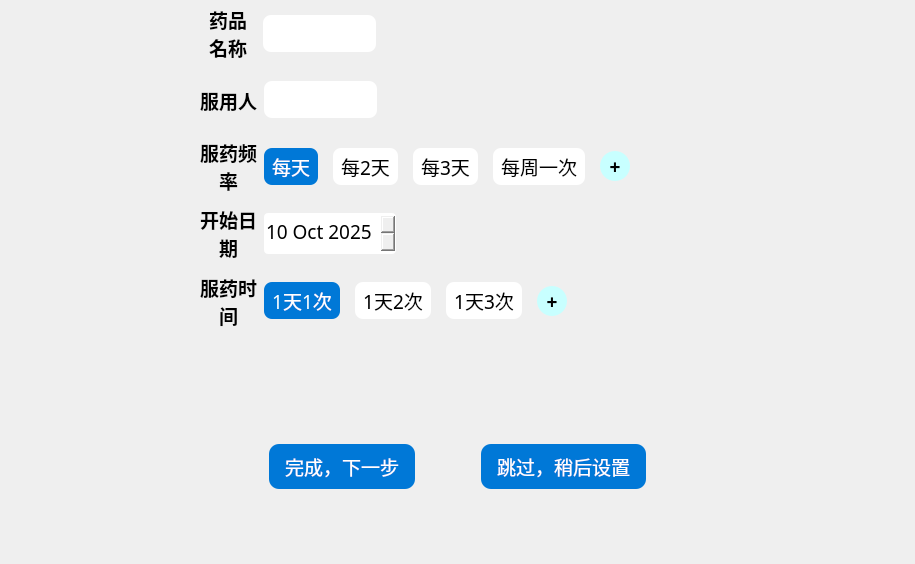
<?xml version="1.0" encoding="UTF-8"?>
<ui version="4.0">
 <class>store_page3</class>
 <widget class="QWidget" name="store_page3">
  <property name="geometry">
   <rect>
    <x>0</x>
    <y>0</y>
    <width>915</width>
    <height>564</height>
   </rect>
  </property>
  <property name="windowTitle">
   <string>Form</string>
  </property>
  <layout class="QVBoxLayout" name="verticalLayout" stretch="2,2,2,2,2,3,2">
   <property name="spacing">
    <number>0</number>
   </property>
   <property name="leftMargin">
    <number>200</number>
   </property>
   <property name="topMargin">
    <number>0</number>
   </property>
   <property name="rightMargin">
    <number>200</number>
   </property>
   <property name="bottomMargin">
    <number>50</number>
   </property>
   <item>
    <widget class="QWidget" name="widget_10" native="true">
     <layout class="QHBoxLayout" name="horizontalLayout_6" stretch="1,2,6">
      <property name="spacing">
       <number>7</number>
      </property>
      <property name="leftMargin">
       <number>0</number>
      </property>
      <property name="topMargin">
       <number>0</number>
      </property>
      <property name="rightMargin">
       <number>0</number>
      </property>
      <property name="bottomMargin">
       <number>0</number>
      </property>
      <item>
       <widget class="QLabel" name="label_6">
        <property name="font">
         <font>
          <family>微软雅黑</family>
          <pointsize>14</pointsize>
          <bold>true</bold>
         </font>
        </property>
        <property name="text">
         <string>药品名称</string>
        </property>
        <property name="alignment">
         <set>Qt::AlignCenter</set>
        </property>
        <property name="wordWrap">
         <bool>true</bool>
        </property>
       </widget>
      </item>
      <item>
       <widget class="QLineEdit" name="lineEdit_2">
        <property name="font">
         <font>
          <family>微软雅黑</family>
          <pointsize>12</pointsize>
         </font>
        </property>
        <property name="styleSheet">
         <string notr="true">padding: 4px,8px;
border-radius: 8px;

</string>
        </property>
       </widget>
      </item>
      <item>
       <spacer name="horizontalSpacer_9">
        <property name="orientation">
         <enum>Qt::Horizontal</enum>
        </property>
        <property name="sizeHint" stdset="0">
         <size>
          <width>40</width>
          <height>20</height>
         </size>
        </property>
       </spacer>
      </item>
     </layout>
    </widget>
   </item>
   <item>
    <widget class="QWidget" name="widget" native="true">
     <property name="font">
      <font>
       <pointsize>11</pointsize>
      </font>
     </property>
     <layout class="QHBoxLayout" name="horizontalLayout_2" stretch="1,2,6">
      <property name="spacing">
       <number>7</number>
      </property>
      <property name="leftMargin">
       <number>0</number>
      </property>
      <property name="topMargin">
       <number>0</number>
      </property>
      <property name="rightMargin">
       <number>0</number>
      </property>
      <property name="bottomMargin">
       <number>0</number>
      </property>
      <item>
       <widget class="QLabel" name="label">
        <property name="sizePolicy">
         <sizepolicy hsizetype="Preferred" vsizetype="Preferred">
          <horstretch>0</horstretch>
          <verstretch>0</verstretch>
         </sizepolicy>
        </property>
        <property name="font">
         <font>
          <family>微软雅黑</family>
          <pointsize>14</pointsize>
          <bold>true</bold>
         </font>
        </property>
        <property name="text">
         <string>服用人</string>
        </property>
        <property name="alignment">
         <set>Qt::AlignCenter</set>
        </property>
       </widget>
      </item>
      <item>
       <widget class="QLineEdit" name="lineEdit">
        <property name="sizePolicy">
         <sizepolicy hsizetype="Preferred" vsizetype="Fixed">
          <horstretch>0</horstretch>
          <verstretch>0</verstretch>
         </sizepolicy>
        </property>
        <property name="font">
         <font>
          <family>微软雅黑</family>
          <pointsize>12</pointsize>
         </font>
        </property>
        <property name="styleSheet">
         <string notr="true">padding: 4px,8px;
border-radius: 8px;

</string>
        </property>
       </widget>
      </item>
      <item>
       <spacer name="horizontalSpacer">
        <property name="orientation">
         <enum>Qt::Horizontal</enum>
        </property>
        <property name="sizeHint" stdset="0">
         <size>
          <width>40</width>
          <height>20</height>
         </size>
        </property>
       </spacer>
      </item>
     </layout>
    </widget>
   </item>
   <item>
    <widget class="QWidget" name="widget_2" native="true">
     <layout class="QHBoxLayout" name="horizontalLayout" stretch="1,8">
      <property name="spacing">
       <number>0</number>
      </property>
      <property name="leftMargin">
       <number>0</number>
      </property>
      <property name="topMargin">
       <number>0</number>
      </property>
      <property name="rightMargin">
       <number>0</number>
      </property>
      <property name="bottomMargin">
       <number>0</number>
      </property>
      <item>
       <widget class="QLabel" name="label_2">
        <property name="font">
         <font>
          <family>微软雅黑</family>
          <pointsize>14</pointsize>
          <bold>true</bold>
         </font>
        </property>
        <property name="text">
         <string>服药频率</string>
        </property>
        <property name="alignment">
         <set>Qt::AlignCenter</set>
        </property>
        <property name="wordWrap">
         <bool>true</bool>
        </property>
       </widget>
      </item>
      <item>
       <widget class="QWidget" name="widget_7" native="true">
        <property name="font">
         <font>
          <family>微软雅黑</family>
          <pointsize>14</pointsize>
         </font>
        </property>
        <layout class="QHBoxLayout" name="hlayout_fre" stretch="1,1,1,1,0,5">
         <property name="spacing">
          <number>15</number>
         </property>
         <property name="leftMargin">
          <number>7</number>
         </property>
         <property name="topMargin">
          <number>0</number>
         </property>
         <property name="rightMargin">
          <number>0</number>
         </property>
         <property name="bottomMargin">
          <number>0</number>
         </property>
         <item>
          <widget class="QPushButton" name="everyday">
           <property name="sizePolicy">
            <sizepolicy hsizetype="Preferred" vsizetype="Fixed">
             <horstretch>0</horstretch>
             <verstretch>0</verstretch>
            </sizepolicy>
           </property>
           <property name="font">
            <font>
             <family>微软雅黑</family>
             <pointsize>14</pointsize>
            </font>
           </property>
           <property name="styleSheet">
            <string notr="true">QPushButton{    
	background-color: rgb(255, 255, 255);
	padding-top: 4px;
    padding-right: 8px;
    padding-bottom: 4px;
    padding-left: 8px;
border-radius: 8px;
}

QPushButton:checked{
	background-color: #0078d7;
    color: white;
	padding-top: 4px;
    padding-right: 8px;
    padding-bottom: 4px;
    padding-left: 8px;
border-radius: 8px;
}</string>
           </property>
           <property name="text">
            <string>每天</string>
           </property>
           <property name="checkable">
            <bool>true</bool>
           </property>
           <property name="checked">
            <bool>true</bool>
           </property>
           <property name="default">
            <bool>false</bool>
           </property>
           <attribute name="buttonGroup">
            <string notr="true">button_fre</string>
           </attribute>
          </widget>
         </item>
         <item>
          <widget class="QPushButton" name="two_day">
           <property name="sizePolicy">
            <sizepolicy hsizetype="Preferred" vsizetype="Fixed">
             <horstretch>0</horstretch>
             <verstretch>0</verstretch>
            </sizepolicy>
           </property>
           <property name="font">
            <font>
             <family>微软雅黑</family>
             <pointsize>14</pointsize>
            </font>
           </property>
           <property name="styleSheet">
            <string notr="true">QPushButton{    
	background-color: rgb(255, 255, 255);
	padding-top: 4px;
    padding-right: 8px;
    padding-bottom: 4px;
    padding-left: 8px;
border-radius: 8px;
}

QPushButton:checked{
	background-color: #0078d7;
    color: white;
	padding-top: 4px;
    padding-right: 8px;
    padding-bottom: 4px;
    padding-left: 8px;
border-radius: 8px;
}</string>
           </property>
           <property name="text">
            <string>每2天</string>
           </property>
           <property name="checkable">
            <bool>true</bool>
           </property>
           <attribute name="buttonGroup">
            <string notr="true">button_fre</string>
           </attribute>
          </widget>
         </item>
         <item>
          <widget class="QPushButton" name="three_day">
           <property name="sizePolicy">
            <sizepolicy hsizetype="Preferred" vsizetype="Fixed">
             <horstretch>0</horstretch>
             <verstretch>0</verstretch>
            </sizepolicy>
           </property>
           <property name="font">
            <font>
             <family>微软雅黑</family>
             <pointsize>14</pointsize>
            </font>
           </property>
           <property name="styleSheet">
            <string notr="true">QPushButton{    
	background-color: rgb(255, 255, 255);
	padding-top: 4px;
    padding-right: 8px;
    padding-bottom: 4px;
    padding-left: 8px;
border-radius: 8px;
}

QPushButton:checked{
	background-color: #0078d7;
    color: white;
	padding-top: 4px;
    padding-right: 8px;
    padding-bottom: 4px;
    padding-left: 8px;
border-radius: 8px;
}</string>
           </property>
           <property name="text">
            <string>每3天</string>
           </property>
           <property name="checkable">
            <bool>true</bool>
           </property>
           <attribute name="buttonGroup">
            <string notr="true">button_fre</string>
           </attribute>
          </widget>
         </item>
         <item>
          <widget class="QPushButton" name="everyweek">
           <property name="sizePolicy">
            <sizepolicy hsizetype="Preferred" vsizetype="Fixed">
             <horstretch>0</horstretch>
             <verstretch>0</verstretch>
            </sizepolicy>
           </property>
           <property name="font">
            <font>
             <family>微软雅黑</family>
             <pointsize>14</pointsize>
            </font>
           </property>
           <property name="styleSheet">
            <string notr="true">QPushButton{    
	background-color: rgb(255, 255, 255);
	padding-top: 4px;
    padding-right: 8px;
    padding-bottom: 4px;
    padding-left: 8px;
border-radius: 8px;
}

QPushButton:checked{
	background-color: #0078d7;
    color: white;
	padding-top: 4px;
    padding-right: 8px;
    padding-bottom: 4px;
    padding-left: 8px;
border-radius: 8px;
}</string>
           </property>
           <property name="text">
            <string>每周一次</string>
           </property>
           <property name="checkable">
            <bool>true</bool>
           </property>
           <attribute name="buttonGroup">
            <string notr="true">button_fre</string>
           </attribute>
          </widget>
         </item>
         <item>
          <widget class="QToolButton" name="more_freopt">
           <property name="minimumSize">
            <size>
             <width>30</width>
             <height>30</height>
            </size>
           </property>
           <property name="maximumSize">
            <size>
             <width>30</width>
             <height>30</height>
            </size>
           </property>
           <property name="font">
            <font>
             <family>微软雅黑</family>
             <pointsize>14</pointsize>
             <bold>true</bold>
             <kerning>false</kerning>
            </font>
           </property>
           <property name="styleSheet">
            <string notr="true">min-width:     30px;     
min-height:    30px;     
max-width:     30px;    
max-height:    30px;    
border-radius: 15px;      
background-color: rgb(200, 255, 255);

</string>
           </property>
           <property name="text">
            <string>+</string>
           </property>
          </widget>
         </item>
         <item>
          <spacer name="horizontalSpacer_3">
           <property name="orientation">
            <enum>Qt::Horizontal</enum>
           </property>
           <property name="sizeHint" stdset="0">
            <size>
             <width>40</width>
             <height>20</height>
            </size>
           </property>
          </spacer>
         </item>
        </layout>
       </widget>
      </item>
     </layout>
    </widget>
   </item>
   <item>
    <widget class="QWidget" name="widget_3" native="true">
     <layout class="QHBoxLayout" name="horizontalLayout_3" stretch="1,8">
      <property name="spacing">
       <number>0</number>
      </property>
      <property name="leftMargin">
       <number>0</number>
      </property>
      <property name="topMargin">
       <number>0</number>
      </property>
      <property name="rightMargin">
       <number>0</number>
      </property>
      <property name="bottomMargin">
       <number>0</number>
      </property>
      <item>
       <widget class="QLabel" name="label_3">
        <property name="font">
         <font>
          <family>微软雅黑</family>
          <pointsize>14</pointsize>
          <bold>true</bold>
         </font>
        </property>
        <property name="text">
         <string>开始日期</string>
        </property>
        <property name="alignment">
         <set>Qt::AlignCenter</set>
        </property>
        <property name="wordWrap">
         <bool>true</bool>
        </property>
       </widget>
      </item>
      <item>
       <widget class="QWidget" name="widget_9" native="true">
        <layout class="QHBoxLayout" name="horizontalLayout_10" stretch="1,5">
         <property name="spacing">
          <number>0</number>
         </property>
         <property name="leftMargin">
          <number>7</number>
         </property>
         <property name="topMargin">
          <number>0</number>
         </property>
         <property name="rightMargin">
          <number>0</number>
         </property>
         <property name="bottomMargin">
          <number>0</number>
         </property>
         <item>
          <widget class="QDateEdit" name="dateEdit">
           <property name="sizePolicy">
            <sizepolicy hsizetype="Preferred" vsizetype="Fixed">
             <horstretch>0</horstretch>
             <verstretch>0</verstretch>
            </sizepolicy>
           </property>
           <property name="font">
            <font>
             <family>微软雅黑</family>
             <pointsize>14</pointsize>
            </font>
           </property>
           <property name="styleSheet">
            <string notr="true">QDateEdit{
border-radius: 4px;
padding: 4px,8px;
}
QCalendarWidget QToolButton {
    height: 30px;
    color: black; /* 月份年份黑色 */
    border-radius: 3px;
    margin: 2px;
}
</string>
           </property>
           <property name="date">
            <date>
             <year>2025</year>
             <month>10</month>
             <day>10</day>
            </date>
           </property>
          </widget>
         </item>
         <item>
          <spacer name="horizontalSpacer_2">
           <property name="orientation">
            <enum>Qt::Horizontal</enum>
           </property>
           <property name="sizeHint" stdset="0">
            <size>
             <width>419</width>
             <height>20</height>
            </size>
           </property>
          </spacer>
         </item>
        </layout>
       </widget>
      </item>
     </layout>
    </widget>
   </item>
   <item>
    <widget class="QWidget" name="widget_4" native="true">
     <layout class="QHBoxLayout" name="horizontalLayout_4" stretch="1,8">
      <property name="spacing">
       <number>0</number>
      </property>
      <property name="leftMargin">
       <number>0</number>
      </property>
      <property name="topMargin">
       <number>0</number>
      </property>
      <property name="rightMargin">
       <number>0</number>
      </property>
      <property name="bottomMargin">
       <number>0</number>
      </property>
      <item>
       <widget class="QLabel" name="label_4">
        <property name="font">
         <font>
          <family>微软雅黑</family>
          <pointsize>14</pointsize>
          <bold>true</bold>
         </font>
        </property>
        <property name="text">
         <string>服药时间</string>
        </property>
        <property name="alignment">
         <set>Qt::AlignCenter</set>
        </property>
        <property name="wordWrap">
         <bool>true</bool>
        </property>
       </widget>
      </item>
      <item>
       <widget class="QScrollArea" name="scrollArea_2">
        <property name="styleSheet">
         <string notr="true">QScrollArea#scrollArea_2{
	background: transparent;
	border: none;
}</string>
        </property>
        <property name="verticalScrollBarPolicy">
         <enum>Qt::ScrollBarAlwaysOff</enum>
        </property>
        <property name="widgetResizable">
         <bool>true</bool>
        </property>
        <widget class="QWidget" name="widget_8">
         <property name="geometry">
          <rect>
           <x>0</x>
           <y>0</y>
           <width>458</width>
           <height>69</height>
          </rect>
         </property>
         <property name="styleSheet">
          <string notr="true">#widget_8
{
	background: transparent;
}</string>
         </property>
         <layout class="QHBoxLayout" name="layout_eat_count">
          <property name="spacing">
           <number>15</number>
          </property>
          <property name="leftMargin">
           <number>7</number>
          </property>
          <item>
           <widget class="QPushButton" name="once_a_day">
            <property name="sizePolicy">
             <sizepolicy hsizetype="Preferred" vsizetype="Fixed">
              <horstretch>0</horstretch>
              <verstretch>0</verstretch>
             </sizepolicy>
            </property>
            <property name="font">
             <font>
              <family>微软雅黑</family>
              <pointsize>14</pointsize>
             </font>
            </property>
            <property name="styleSheet">
             <string notr="true">QPushButton{    
	background-color: rgb(255, 255, 255);
	padding-top: 4px;
    padding-right: 8px;
    padding-bottom: 4px;
    padding-left: 8px;
border-radius: 8px;
}

QPushButton:checked{
	background-color: #0078d7;
    color: white;
	padding-top: 4px;
    padding-right: 8px;
    padding-bottom: 4px;
    padding-left: 8px;
border-radius: 8px;
}</string>
            </property>
            <property name="text">
             <string>1天1次</string>
            </property>
            <property name="checkable">
             <bool>true</bool>
            </property>
            <property name="checked">
             <bool>true</bool>
            </property>
            <property name="default">
             <bool>false</bool>
            </property>
            <attribute name="buttonGroup">
             <string notr="true">button</string>
            </attribute>
           </widget>
          </item>
          <item>
           <widget class="QPushButton" name="twice_a_day">
            <property name="sizePolicy">
             <sizepolicy hsizetype="Preferred" vsizetype="Fixed">
              <horstretch>0</horstretch>
              <verstretch>0</verstretch>
             </sizepolicy>
            </property>
            <property name="font">
             <font>
              <family>微软雅黑</family>
              <pointsize>14</pointsize>
             </font>
            </property>
            <property name="styleSheet">
             <string notr="true">QPushButton{    
	background-color: rgb(255, 255, 255);
	padding-top: 4px;
    padding-right: 8px;
    padding-bottom: 4px;
    padding-left: 8px;
border-radius: 8px;
}

QPushButton:checked{
	background-color: #0078d7;
    color: white;
	padding-top: 4px;
    padding-right: 8px;
    padding-bottom: 4px;
    padding-left: 8px;
border-radius: 8px;
}</string>
            </property>
            <property name="text">
             <string>1天2次</string>
            </property>
            <property name="checkable">
             <bool>true</bool>
            </property>
            <property name="checked">
             <bool>false</bool>
            </property>
            <property name="default">
             <bool>false</bool>
            </property>
            <attribute name="buttonGroup">
             <string notr="true">button</string>
            </attribute>
           </widget>
          </item>
          <item>
           <widget class="QPushButton" name="three_times">
            <property name="sizePolicy">
             <sizepolicy hsizetype="Preferred" vsizetype="Fixed">
              <horstretch>0</horstretch>
              <verstretch>0</verstretch>
             </sizepolicy>
            </property>
            <property name="font">
             <font>
              <family>微软雅黑</family>
              <pointsize>14</pointsize>
             </font>
            </property>
            <property name="styleSheet">
             <string notr="true">QPushButton{    
	background-color: rgb(255, 255, 255);
	padding-top: 4px;
    padding-right: 8px;
    padding-bottom: 4px;
    padding-left: 8px;
border-radius: 8px;
}

QPushButton:checked{
	background-color: #0078d7;
    color: white;
	padding-top: 4px;
    padding-right: 8px;
    padding-bottom: 4px;
    padding-left: 8px;
border-radius: 8px;
}</string>
            </property>
            <property name="text">
             <string>1天3次</string>
            </property>
            <property name="checkable">
             <bool>true</bool>
            </property>
            <property name="checked">
             <bool>false</bool>
            </property>
            <property name="default">
             <bool>false</bool>
            </property>
            <attribute name="buttonGroup">
             <string notr="true">button</string>
            </attribute>
           </widget>
          </item>
          <item>
           <widget class="QToolButton" name="more_timeopt">
            <property name="sizePolicy">
             <sizepolicy hsizetype="Fixed" vsizetype="Fixed">
              <horstretch>0</horstretch>
              <verstretch>0</verstretch>
             </sizepolicy>
            </property>
            <property name="minimumSize">
             <size>
              <width>30</width>
              <height>30</height>
             </size>
            </property>
            <property name="maximumSize">
             <size>
              <width>30</width>
              <height>30</height>
             </size>
            </property>
            <property name="font">
             <font>
              <family>微软雅黑</family>
              <pointsize>14</pointsize>
              <bold>true</bold>
             </font>
            </property>
            <property name="styleSheet">
             <string notr="true">min-width:     30px;     
min-height:    30px;     
max-width:     30px;    
max-height:    30px;    
border-radius: 15px;      
background-color: rgb(200, 255, 255);

</string>
            </property>
            <property name="text">
             <string>+</string>
            </property>
           </widget>
          </item>
          <item>
           <spacer name="horizontalSpacer_7">
            <property name="orientation">
             <enum>Qt::Horizontal</enum>
            </property>
            <property name="sizeHint" stdset="0">
             <size>
              <width>244</width>
              <height>20</height>
             </size>
            </property>
           </spacer>
          </item>
         </layout>
        </widget>
       </widget>
      </item>
     </layout>
    </widget>
   </item>
   <item>
    <widget class="QWidget" name="widget_6" native="true">
     <property name="font">
      <font>
       <family>微软雅黑</family>
       <pointsize>13</pointsize>
      </font>
     </property>
     <layout class="QHBoxLayout" name="horizontalLayout_5" stretch="1,8">
      <property name="spacing">
       <number>0</number>
      </property>
      <property name="leftMargin">
       <number>0</number>
      </property>
      <property name="topMargin">
       <number>0</number>
      </property>
      <property name="rightMargin">
       <number>0</number>
      </property>
      <property name="bottomMargin">
       <number>0</number>
      </property>
      <item>
       <widget class="QLabel" name="label_5">
        <property name="text">
         <string/>
        </property>
       </widget>
      </item>
      <item>
       <widget class="QScrollArea" name="scrollArea">
        <property name="sizePolicy">
         <sizepolicy hsizetype="Expanding" vsizetype="Preferred">
          <horstretch>0</horstretch>
          <verstretch>0</verstretch>
         </sizepolicy>
        </property>
        <property name="layoutDirection">
         <enum>Qt::LeftToRight</enum>
        </property>
        <property name="styleSheet">
         <string notr="true">QScrollArea#scrollArea{
	background: transparent;
	border: none;
}</string>
        </property>
        <property name="verticalScrollBarPolicy">
         <enum>Qt::ScrollBarAlwaysOff</enum>
        </property>
        <property name="widgetResizable">
         <bool>true</bool>
        </property>
        <widget class="QWidget" name="scrollAreaWidgetContents">
         <property name="geometry">
          <rect>
           <x>0</x>
           <y>0</y>
           <width>458</width>
           <height>102</height>
          </rect>
         </property>
         <property name="styleSheet">
          <string notr="true">#scrollAreaWidgetContents
{
	background: transparent;
}</string>
         </property>
         <layout class="QHBoxLayout" name="layout_eat_time">
          <property name="spacing">
           <number>15</number>
          </property>
          <property name="sizeConstraint">
           <enum>QLayout::SetMinimumSize</enum>
          </property>
          <property name="leftMargin">
           <number>7</number>
          </property>
          <property name="topMargin">
           <number>0</number>
          </property>
          <property name="rightMargin">
           <number>0</number>
          </property>
          <property name="bottomMargin">
           <number>0</number>
          </property>
          <item>
           <spacer name="horizontalSpacer_8">
            <property name="orientation">
             <enum>Qt::Horizontal</enum>
            </property>
            <property name="sizeHint" stdset="0">
             <size>
              <width>40</width>
              <height>20</height>
             </size>
            </property>
           </spacer>
          </item>
         </layout>
        </widget>
       </widget>
      </item>
     </layout>
    </widget>
   </item>
   <item>
    <widget class="QWidget" name="widget_5" native="true">
     <layout class="QHBoxLayout" name="horizontalLayout_7" stretch="1,2,1,2,1">
      <property name="bottomMargin">
       <number>25</number>
      </property>
      <item>
       <spacer name="horizontalSpacer_4">
        <property name="orientation">
         <enum>Qt::Horizontal</enum>
        </property>
        <property name="sizeHint" stdset="0">
         <size>
          <width>79</width>
          <height>20</height>
         </size>
        </property>
       </spacer>
      </item>
      <item>
       <widget class="QPushButton" name="next">
        <property name="sizePolicy">
         <sizepolicy hsizetype="Minimum" vsizetype="Minimum">
          <horstretch>0</horstretch>
          <verstretch>0</verstretch>
         </sizepolicy>
        </property>
        <property name="font">
         <font>
          <family>微软雅黑</family>
          <pointsize>14</pointsize>
         </font>
        </property>
        <property name="styleSheet">
         <string notr="true">QPushButton {
    background-color: #0078d7;
    color: white;
    border-radius: 10px;
    border: none;
    padding: 8px 16px;
}

QPushButton:hover {
    background-color: #106ebe;
}

QPushButton:pressed {
    background-color: #005a9e;
}</string>
        </property>
        <property name="text">
         <string>完成，下一步</string>
        </property>
       </widget>
      </item>
      <item>
       <spacer name="horizontalSpacer_5">
        <property name="orientation">
         <enum>Qt::Horizontal</enum>
        </property>
        <property name="sizeHint" stdset="0">
         <size>
          <width>79</width>
          <height>20</height>
         </size>
        </property>
       </spacer>
      </item>
      <item>
       <widget class="QPushButton" name="skip">
        <property name="sizePolicy">
         <sizepolicy hsizetype="Minimum" vsizetype="Minimum">
          <horstretch>0</horstretch>
          <verstretch>0</verstretch>
         </sizepolicy>
        </property>
        <property name="font">
         <font>
          <family>微软雅黑</family>
          <pointsize>14</pointsize>
         </font>
        </property>
        <property name="styleSheet">
         <string notr="true">QPushButton {
    background-color: #0078d7;
    color: white;
    border-radius: 10px;
    border: none;
    padding: 8px 16px;
}

QPushButton:hover {
    background-color: #106ebe;
}

QPushButton:pressed {
    background-color: #005a9e;
}</string>
        </property>
        <property name="text">
         <string>跳过，稍后设置</string>
        </property>
       </widget>
      </item>
      <item>
       <spacer name="horizontalSpacer_6">
        <property name="orientation">
         <enum>Qt::Horizontal</enum>
        </property>
        <property name="sizeHint" stdset="0">
         <size>
          <width>79</width>
          <height>20</height>
         </size>
        </property>
       </spacer>
      </item>
     </layout>
    </widget>
   </item>
  </layout>
 </widget>
 <resources/>
 <connections/>
 <buttongroups>
  <buttongroup name="button"/>
  <buttongroup name="button_fre"/>
 </buttongroups>
</ui>
